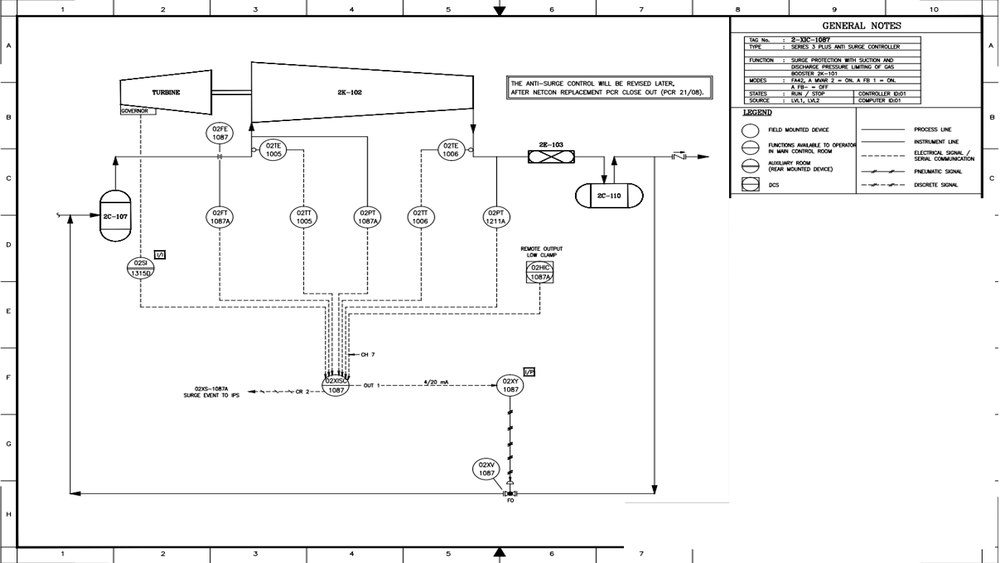
#> input picture src/_tests_/unit/services/line_detection/utils/data/input/image.png, 1000 x 563 px, shrunk from 1388 x 781 before the run
$ python split_red.py --image ../../src/_tests_/unit/services/line_detection/utils/data/input/image.png --output-dir out
#> lines starting #> are read from the running program, lines starting #| are printed output that depends on the picture
"""Split a drawing into its red layer and everything else.

Red on a P&ID is a second drawing laid over the first: a revision cloud, an
as-built markup, a highlighted subsystem. It is not part of the piping the
black line work describes, and left in place it is found as pipe, so the graph
gains runs that belong to the annotation rather than the plant.

This lifts the red out before anything else runs:

* every reddish pixel is collected, saved as its own layer, and its connected
  components recorded with their boxes, so the annotation survives as data;
* those pixels are erased from the working image, painted with the background;
* what remains is flattened to black on white, so the line work is one colour
  whatever it was drawn in.

The red test is deliberately loose -- orange, pink and magenta all count. In a
scan the red of a marker pen lands anywhere in that range, and a run that
should be red but reads as orange is worse than an orange run counted as red.

    .venv-pid/bin/python -m tools.sta_bridge.split_red \
        --image drawing.png --output-dir out/drawing
"""
import argparse
import json
import os

import cv2
import numpy as np


# Hue is 0-179 in OpenCV. Red wraps around the ends, and this window is wide on
# purpose: it takes in orange at one end and magenta at the other.
HUE_LOW_MAX = 25
HUE_HIGH_MIN = 150
MIN_SATURATION = 55
MIN_VALUE = 40

# A second, colour-space-free test, for pixels a scanner left pale or dark
# enough that hue is unreliable: red simply has to dominate the other channels.
MIN_DOMINANCE = 32

BACKGROUND = 255
INK_THRESHOLD = 200


def red_mask(image,
             hue_low_max=HUE_LOW_MAX,
             hue_high_min=HUE_HIGH_MIN,
             min_saturation=MIN_SATURATION,
             min_value=MIN_VALUE,
             min_dominance=MIN_DOMINANCE):
    """Boolean mask of the reddish pixels."""
    hsv = cv2.cvtColor(image, cv2.COLOR_BGR2HSV)
    hue, sat, val = cv2.split(hsv)
    coloured = (sat >= min_saturation) & (val >= min_value)
    by_hue = coloured & ((hue <= hue_low_max) | (hue >= hue_high_min))

    b, g, r = cv2.split(image.astype(np.int16))
    by_dominance = (r - np.maximum(g, b)) >= min_dominance

    return by_hue | by_dominance


def split(image, mask, dilate=1, ink_threshold=INK_THRESHOLD):
    """Return (black-only image, red layer on white).

    *dilate* grows the mask a little before erasing. Red strokes are
    antialiased against the paper, so their edge pixels are half red and fail
    the test; without the grow they stay behind as a grey ghost of the stroke
    and line detection finds it.
    """
    grown = mask
    if dilate > 0:
        kernel = np.ones((2 * dilate + 1, 2 * dilate + 1), np.uint8)
        grown = cv2.dilate(mask.astype(np.uint8), kernel).astype(bool)

    red_layer = np.full_like(image, BACKGROUND)
    red_layer[mask] = image[mask]

    without_red = image.copy()
    without_red[grown] = BACKGROUND

    grey = cv2.cvtColor(without_red, cv2.COLOR_BGR2GRAY)
    black = np.full_like(grey, BACKGROUND)
    black[grey < ink_threshold] = 0
    return cv2.cvtColor(black, cv2.COLOR_GRAY2BGR), red_layer


def components(mask, min_area=12):
    """Connected components of the red, as boxes -- the annotation as data."""
    count, labels, stats, centroids = cv2.connectedComponentsWithStats(
        mask.astype(np.uint8), connectivity=8)
    out = []
    for i in range(1, count):
        x, y, w, h, area = stats[i]
        if area < min_area:
            continue
        out.append({'bbox': [int(x), int(y), int(x + w), int(y + h)],
                    'area': int(area),
                    'centroid': [round(float(centroids[i][0]), 1),
                                 round(float(centroids[i][1]), 1)]})
    out.sort(key=lambda c: -c['area'])
    return out


def main():
    p = argparse.ArgumentParser(
        description=__doc__, formatter_class=argparse.RawDescriptionHelpFormatter)
    p.add_argument('--image', required=True)
    p.add_argument('--output-dir', required=True)
    p.add_argument('--name', default='diagram',
                   help='stem for the written images; default "diagram"')
    p.add_argument('--dilate', type=int, default=1,
                   help='pixels to grow the red mask before erasing, so the '
                        "stroke's antialiased edge goes with it")
    p.add_argument('--min-area', type=int, default=12,
                   help='red blobs smaller than this are not recorded as '
                        'components (they are still erased)')
    p.add_argument('--ink-threshold', type=int, default=INK_THRESHOLD,
                   help='grey level below which a pixel becomes black')
    p.add_argument('--min-saturation', type=int, default=MIN_SATURATION)
    p.add_argument('--min-dominance', type=int, default=MIN_DOMINANCE)
    p.add_argument('--hue-low-max', type=int, default=HUE_LOW_MAX)
    p.add_argument('--hue-high-min', type=int, default=HUE_HIGH_MIN)
    args = p.parse_args()

    image = cv2.imread(args.image)
#> image is the input picture: shape (563, 1000, 3); min 0, max 255, mean 245.1
    if image is None:
        raise SystemExit(f'ERROR: cannot read {args.image}')
    height, width = image.shape[:2]
#> height = 563; width = 1000

    mask = red_mask(image,
                    hue_low_max=args.hue_low_max,
                    hue_high_min=args.hue_high_min,
                    min_saturation=args.min_saturation,
                    min_dominance=args.min_dominance)
#> in red_mask, `hsv = cv2.cvtColor(image, cv2.COLOR_BGR2HSV)`: hsv: shape (563, 1000, 3); mean H, S, V 0, 0, 245.1
#> in red_mask, `hue, sat, val = cv2.split(hsv)`: hue: shape (563, 1000); every value is 0
    black, red_layer = split(image, mask, args.dilate, args.ink_threshold)
#> in split, `red_layer[mask] = image[mask]`: red_layer: shape (563, 1000, 3); every value is 255
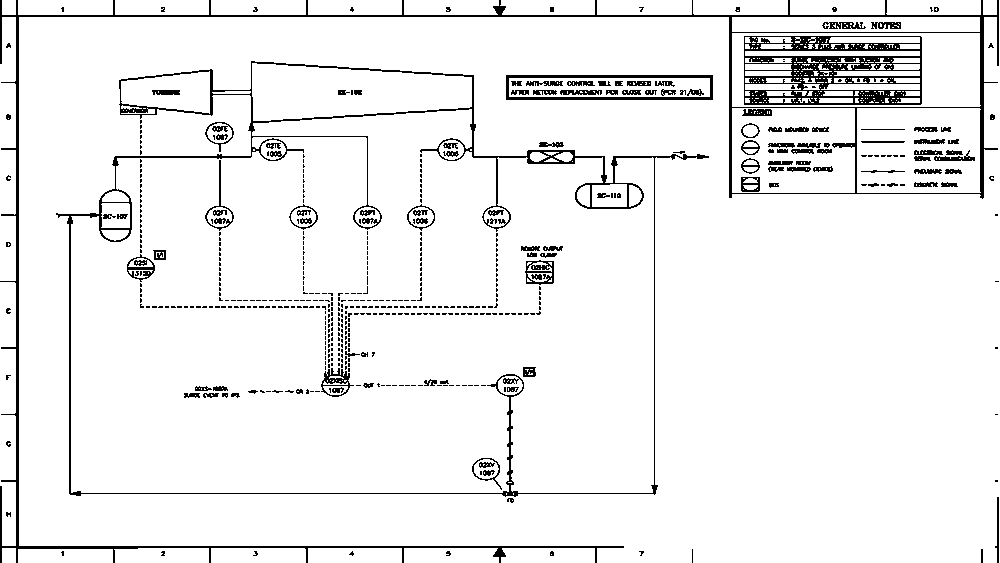
#> black: shape (563, 1000, 3); 93.8% white; black in thin lines or dots
    blobs = components(mask, args.min_area)
#> in components, `count, labels, stats, centroids = cv2.connectedComponentsWithStats( ma..`: labels: shape (563, 1000) int32; every value is 0
#> in components, `count, labels, stats, centroids = cv2.connectedComponentsWithStats( ma..`: count = 1; stats = [[0, 0, 1000, 563, 563000]]; centroids = [[499.5, 281]]
#> after the loop in components, `for i in range(1, count):`: out = []
#> blobs = []

    os.makedirs(args.output_dir, exist_ok=True)
    out = lambda n: os.path.join(args.output_dir, n)  # noqa: E731
    cv2.imwrite(out(f'{args.name}.png'), black)
    cv2.imwrite(out(f'{args.name}_red.png'), red_layer)
    cv2.imwrite(out(f'{args.name}_red_mask.png'),
                (mask.astype(np.uint8) * 255))
    with open(out(f'{args.name}_red.json'), 'w') as f:
        json.dump({'image_details': {'width': width, 'height': height},
                   'source': os.path.abspath(args.image),
                   'red_pixels': int(mask.sum()),
                   'components': blobs}, f, indent=1)

    ink = (cv2.cvtColor(image, cv2.COLOR_BGR2GRAY) < args.ink_threshold).sum()
#> ink = 34650
    print(f'{width}x{height}: {int(mask.sum())} red pixels '
          f'({mask.sum() / max(ink, 1) * 100:.1f}% of the ink), '
          f'{len(blobs)} components >= {args.min_area}px')
#| 1000x563: 0 red pixels (0.0% of the ink), 0 components >= 12px
    print(f'wrote {out(args.name + ".png")} (red removed, rest black)')
    print(f'      {out(args.name + "_red.png")} and _red_mask.png, _red.json')


if __name__ == '__main__':
    main()
